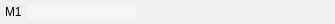
<?xml version="1.0" encoding="UTF-8"?>
<ui version="4.0">
 <class>MacroItem</class>
 <widget class="QFrame" name="MacroItem">
  <property name="geometry">
   <rect>
    <x>0</x>
    <y>0</y>
    <width>335</width>
    <height>24</height>
   </rect>
  </property>
  <property name="windowTitle">
   <string notr="true">Frame</string>
  </property>
  <property name="toolTip">
   <string notr="true"/>
  </property>
  <property name="statusTip">
   <string notr="true"/>
  </property>
  <property name="styleSheet">
   <string notr="true">#MacroItem{background-color: #F0F0F0;border-radius:4px;}</string>
  </property>
  <layout class="QHBoxLayout" name="horizontalLayout">
   <property name="spacing">
    <number>5</number>
   </property>
   <property name="leftMargin">
    <number>5</number>
   </property>
   <property name="topMargin">
    <number>0</number>
   </property>
   <property name="rightMargin">
    <number>0</number>
   </property>
   <property name="bottomMargin">
    <number>0</number>
   </property>
   <item>
    <widget class="QLabel" name="labelMacroName">
     <property name="toolTip">
      <string notr="true"/>
     </property>
     <property name="text">
      <string>M1</string>
     </property>
    </widget>
   </item>
   <item>
    <widget class="QLineEdit" name="lineEditMacroName">
     <property name="toolTip">
      <string notr="true"/>
     </property>
     <property name="styleSheet">
      <string notr="true">QLineEdit{background-color: #F6F6F6;border:0px solid #A4A4A4;border-radius:6px;}</string>
     </property>
     <property name="text">
      <string notr="true"/>
     </property>
     <property name="maxLength">
      <number>16</number>
     </property>
    </widget>
   </item>
   <item>
    <spacer name="horizontalSpacer">
     <property name="orientation">
      <enum>Qt::Orientation::Horizontal</enum>
     </property>
     <property name="sizeType">
      <enum>QSizePolicy::Policy::Expanding</enum>
     </property>
     <property name="sizeHint" stdset="0">
      <size>
       <width>40</width>
       <height>20</height>
      </size>
     </property>
    </spacer>
   </item>
   <item>
    <widget class="QPushButton" name="pushButtonEdit">
     <property name="focusPolicy">
      <enum>Qt::FocusPolicy::NoFocus</enum>
     </property>
     <property name="toolTip">
      <string>编辑/修改</string>
     </property>
     <property name="text">
      <string/>
     </property>
     <property name="icon">
      <iconset resource="../res.qrc">
       <normaloff>:/images/macro/bianji 1@2x.png</normaloff>:/images/macro/bianji 1@2x.png</iconset>
     </property>
     <property name="flat">
      <bool>true</bool>
     </property>
    </widget>
   </item>
   <item>
    <widget class="QPushButton" name="pushButtonDelete">
     <property name="focusPolicy">
      <enum>Qt::FocusPolicy::NoFocus</enum>
     </property>
     <property name="toolTip">
      <string>删除</string>
     </property>
     <property name="text">
      <string/>
     </property>
     <property name="icon">
      <iconset resource="../res.qrc">
       <normaloff>:/images/macro/shanchu 1@2x.png</normaloff>:/images/macro/shanchu 1@2x.png</iconset>
     </property>
     <property name="flat">
      <bool>true</bool>
     </property>
    </widget>
   </item>
  </layout>
 </widget>
 <resources>
  <include location="../res.qrc"/>
 </resources>
 <connections/>
</ui>
